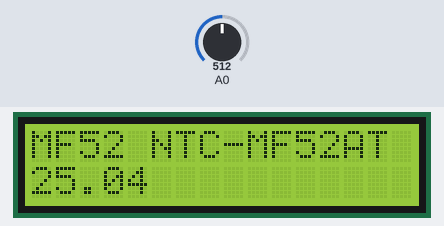
Recording of a sketch running on a simulated Arduino Uno, built with avr-gcc and run on an emulated ATmega328P. Parts: 16×2 character LCD. The test bench sets the inputs (shaded band); at power-on: A0 = 512. What the sketch prints to the serial monitor is not drawn.

Above: at 1.2 s.
1.3 s: A0 set to 716
At 2.3 s:
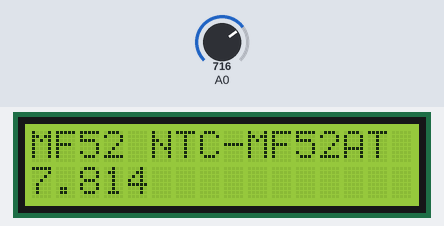
2.8 s: A0 set to 900
At 3.7 s:
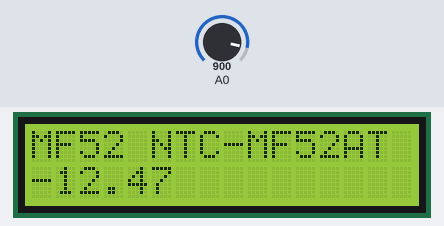
4.3 s: A0 set to 1023
At 4.7 s:
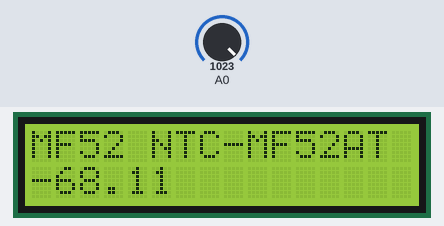
Timing chart, 0 to 7.3 s (numbered marks = the images above; inputs shaded):
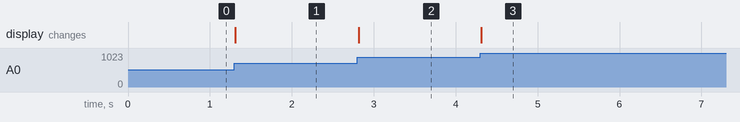

Measured:
- after the input at 1.3 s, the display: changes at once (image 1)
- after the input at 2.8 s, the display: changes at once (image 2)
- after the input at 4.3 s, the display: changes at once (image 3)

The sketch:

sketch_oct23b_termistor_lcd.ino
```cpp
#include <LiquidCrystal.h>

#define beta 4090 // значение беты термистора
float reostat_value = 0.0, temp = 0.0;

const int rs = 12, en = 11, d4 = 5, d5 = 4, d6 = 3, d7 = 2;
LiquidCrystal lcd(rs, en, d4, d5, d6, d7);

void setup() {
  lcd.begin(16, 2);
  // Print a message to the LCD.
  Serial.begin(9600);
  pinMode(A0, INPUT);
  //Serial.println("Замеряю значение в сек., читаемое с термистора: ");
}
void loop() {
  reostat_value = analogRead(A0);
  lcd.setCursor(0, 0);
  lcd.print("MF52 NTC-MF52AT");
  lcd.setCursor(0, 1);

  temp = beta /(beta / 298.0 - log((1025.0 * 10 / reostat_value - 10) / 10)) - 273.0; // Цельсия
  //temp = 1.8 * temp + 32.0; // по Фаренгейту

  lcd.print(String(temp));
  //Serial.println(String(reostat_value) + ".");
  Serial.println(temp);
  //delay(1000);
}
```
